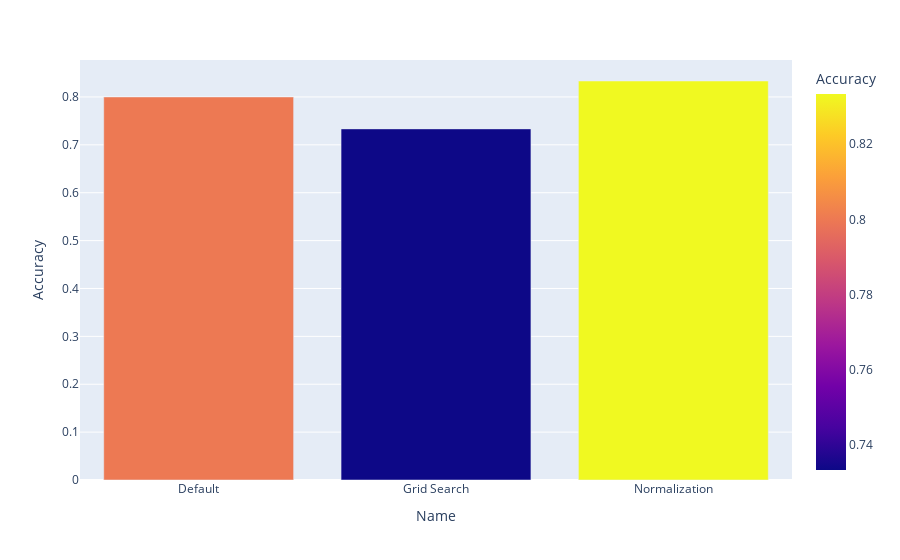

The notebook cell this image was saved under:
### Code cell
fig = px.bar(df_m, x=df_m['Name'], y=df_m['Accuracy'], color=df_m['Accuracy'])
fig.show()

### Figure 1 — Plotly figure (JSON) as saved in the notebook; plotly's stock layout.template omitted (floating-point values rounded to 4 significant figures)
{"data": [{"alignmentgroup": "True", "hovertemplate": "Name=%{x}<br>Accuracy=%{marker.color}<extra></extra>", "legendgroup": "", "marker": {"color": [0.8, 0.7333, 0.8333], "coloraxis": "coloraxis"}, "name": "", "offsetgroup": "", "orientation": "v", "showlegend": false, "textposition": "auto", "type": "bar", "x": ["Default", "Grid Search", "Normalization"], "xaxis": "x", "y": [0.8, 0.7333, 0.8333], "yaxis": "y"}], "layout": {"barmode": "relative", "coloraxis": {"colorbar": {"title": {"text": "Accuracy"}}, "colorscale": [[0, "#0d0887"], [0.1111, "#46039f"], [0.2222, "#7201a8"], [0.3333, "#9c179e"], [0.4444, "#bd3786"], [0.5556, "#d8576b"], [0.6667, "#ed7953"], [0.7778, "#fb9f3a"], [0.8889, "#fdca26"], [1, "#f0f921"]]}, "legend": {"tracegroupgap": 0}, "margin": {"t": 60}, "xaxis": {"anchor": "y", "domain": [0, 1], "title": {"text": "Name"}}, "yaxis": {"anchor": "x", "domain": [0, 1], "title": {"text": "Accuracy"}}}}
